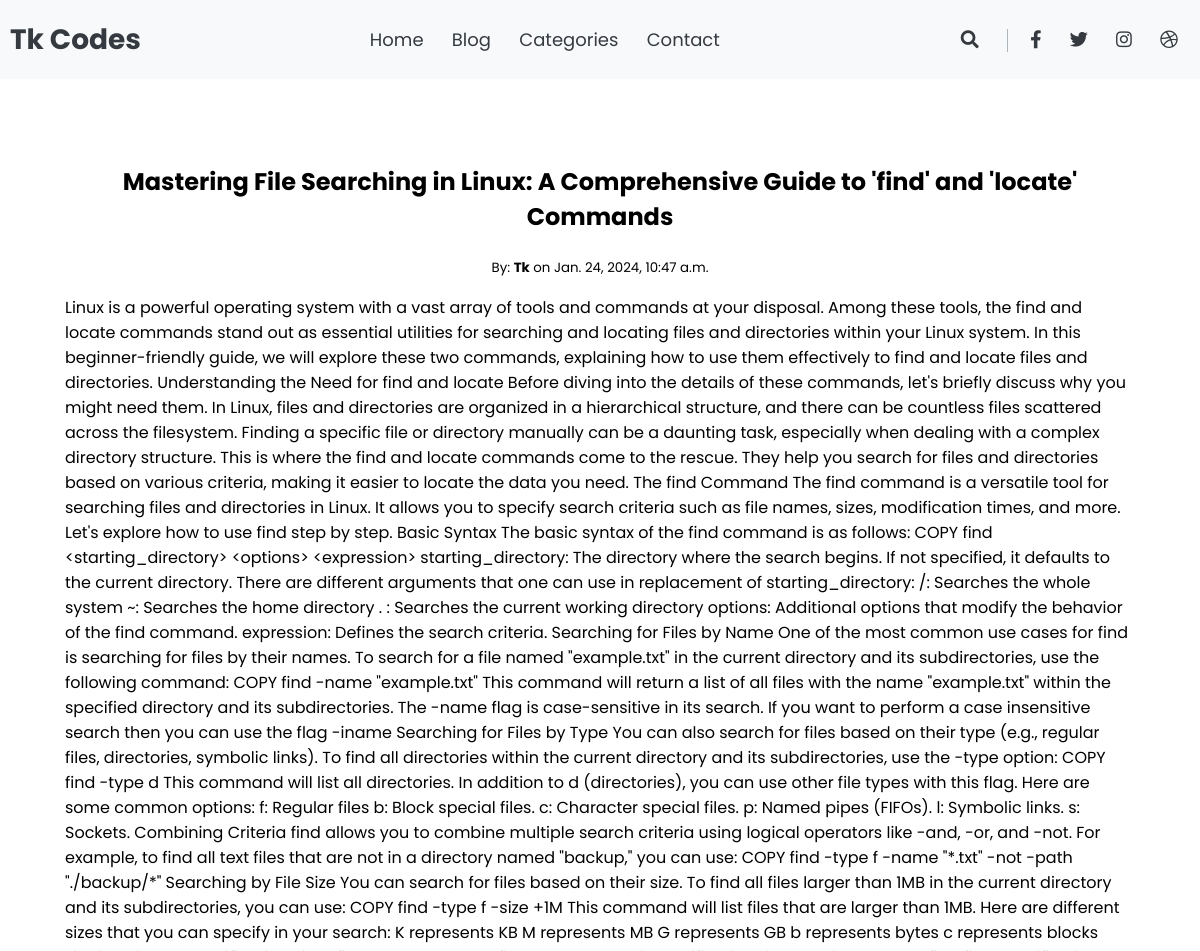
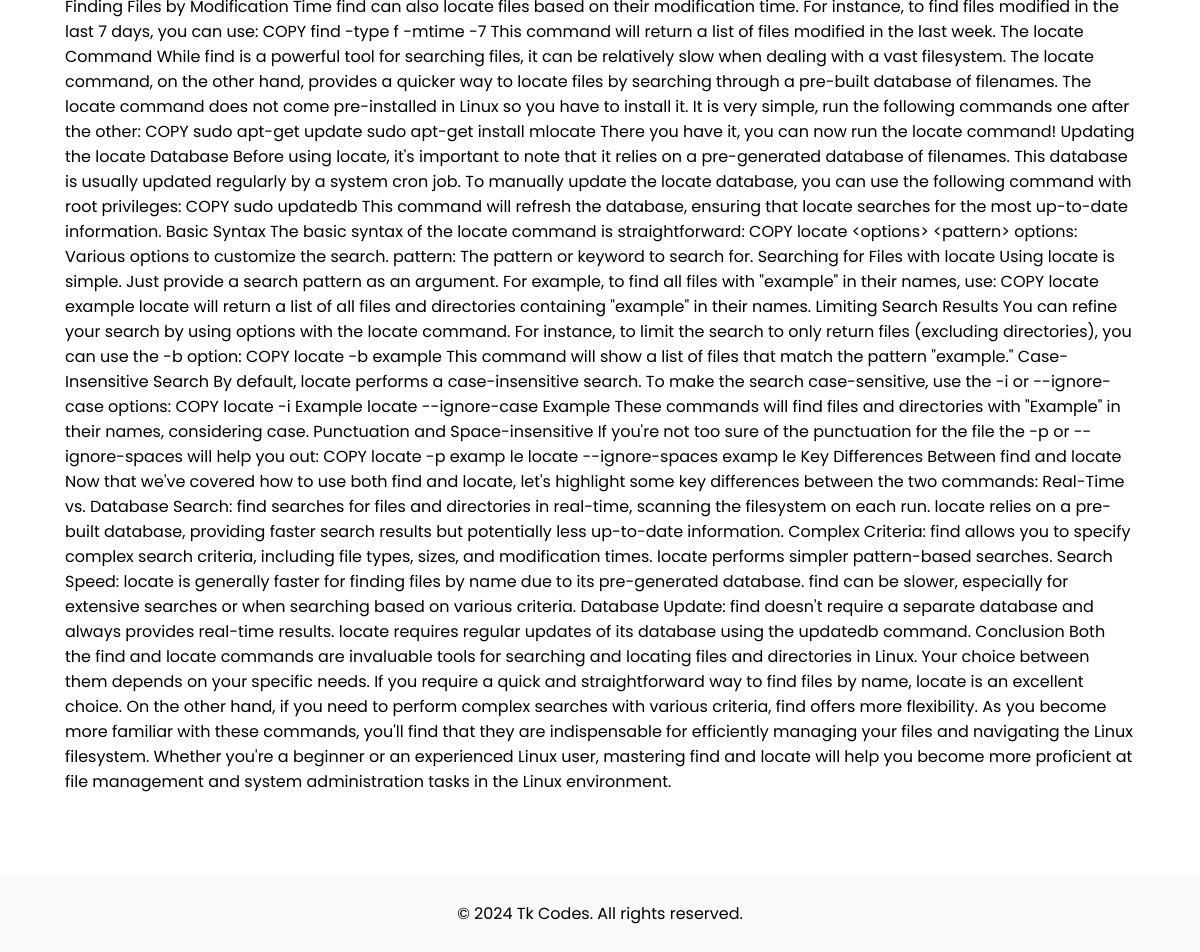
Screenshot of /mastering-file-searching-in-linux-a-comprehensive-guide-to-find-and-locate-commands with the database file from the repository (2 pictures, top to bottom).
### blog/models.py (models this page shows, shortened)
class Post(models.Model):
    STATUS = (
        ('draft', 'Draft'),
        ('publish', 'Publish'),
    )
    title = models.CharField(max_length=200)
    slug = models.SlugField(max_length=200)
    author = models.ForeignKey(User, on_delete=models.CASCADE)
    updated_on = models.DateTimeField(auto_now= True)
    body = models.TextField()
    status = models.CharField(max_length=10, choices=STATUS, default='draft')
    created_on = models.DateTimeField(auto_now_add=True)
    excerpt = models.CharField(max_length=55)
    class Meta:
        ordering = ['-created_on']

### blog/views.py (the view)
# urls.py: path('<slug:slug>', PostDetail.as_view(), name='post-detail'),
class PostDetail(DetailView):
    model = Post
    template_name = 'blog/post_detail.html'

### blog/templates/blog/post_detail.html
{% extends 'blog/index.html' %}
{% load static %}
{% block head %}
    <link rel="stylesheet" href="{% static 'styles/post_detail.css' %}">
{% endblock%}
{% block content %}
<div class="container">
    <div class="article-container">
        <article>
            <h1>{{ post.title }}</h1>
            <p class="post-details">
                 <small>By: <strong>{{ post.author }}</strong> on {{ post.created_on }}</small><br>
            </p>
             <p class="body">{{ post.body }}</p>
        </article>
    </div>
</div>
{% endblock %}

### blog/static/styles/main.css (style rules this page uses)
:root { --light : #f8f9fa; --secondary: #adb5bd; --dark: #343a40; --primary-color: #f15bb5; --secondary-color: #2ec4b6; --border : #e9ecef; --secondbg : #tu }
* > * { box-sizing: border-box; }
body { font-family: 'Poppins', sans-serif; padding: 0; margin: 0; }
.container { max-width: 1200px; margin: auto; max-height: 10%; border-bottom: 30px; padding: 65px; }

### blog/static/styles/post_detail.css (style rules this page uses)
.article-container { border-bottom: 25px; margin: auto; }
h1, .post-details { text-align: center; }

### rows the page displays
Post: title "Mastering File Searching in Linux: A Comprehensive Guide to 'find' and 'locate' Commands", author "Tk", created_on "Jan. 24, 2024, 10:47 a.m.", body "Linux is a powerful operating system with a vast array of tools and commands at your disposal. Among these tools, the find and locate commands stand out as essential utilities for searching and locating files and directories within your Linux system. In this beginner-friendly guide, we will explore these two commands, explaining how to use them effectively to find and locate files and directories. Understanding the Need for find and locate Before diving into the details of these commands, let's briefly discuss why you might need them. In Linux, files and directories are organized in a hierarchical structure, and there can be countless files scattered across the filesystem. Finding a…"
